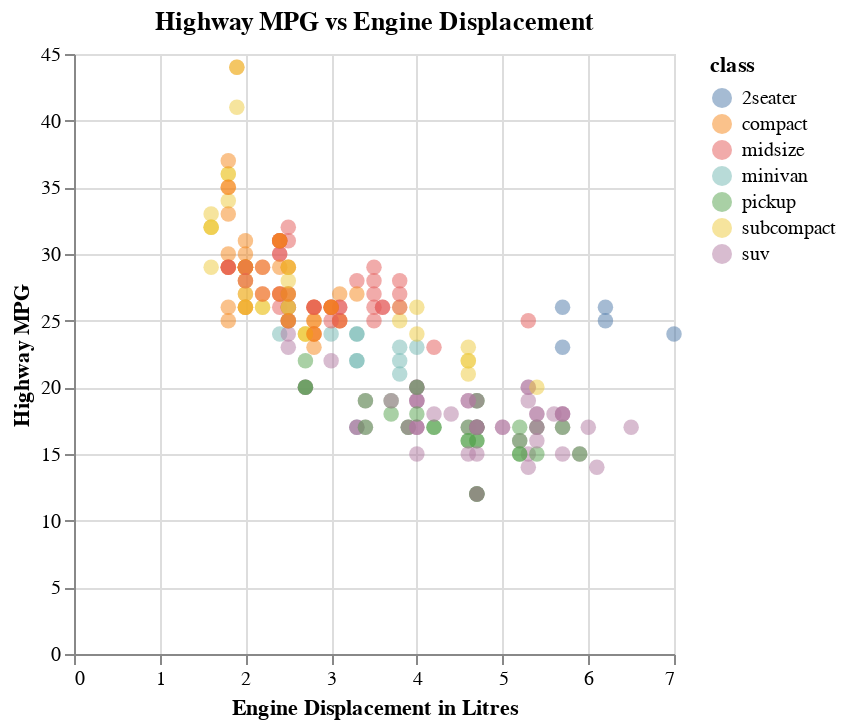

This figure's notebook cell:
### Code cell
alt.Chart(mpg, title='Highway MPG vs Engine Displacement').mark_circle(size=60, opacity=0.5).encode(
    x=alt.X('displ').title('Engine Displacement in Litres'),
    y=alt.Y('hwy').title('Highway MPG'),
    color='class',
)

### Figure 1 — Vega-Lite specification as saved in the notebook (floating-point values rounded to 4 significant figures; data arrays with more than 128 entries replaced by an {"elided": "..."} marker saying what was removed)
{"config": {"view": {"continuousWidth": 300, "continuousHeight": 300}}, "data": {"name": "data-784d2a789a5f3a352263a16b6c4cd367"}, "mark": {"type": "circle", "opacity": 0.5, "size": 60}, "encoding": {"color": {"field": "class", "type": "nominal"}, "x": {"field": "displ", "title": "Engine Displacement in Litres", "type": "quantitative"}, "y": {"field": "hwy", "title": "Highway MPG", "type": "quantitative"}}, "title": "Highway MPG vs Engine Displacement", "$schema": "https://vega.github.io/schema/vega-lite/v5.16.3.json", "datasets": {"data-784d2a789a5f3a352263a16b6c4cd367": {"elided": "234 records"}}}
